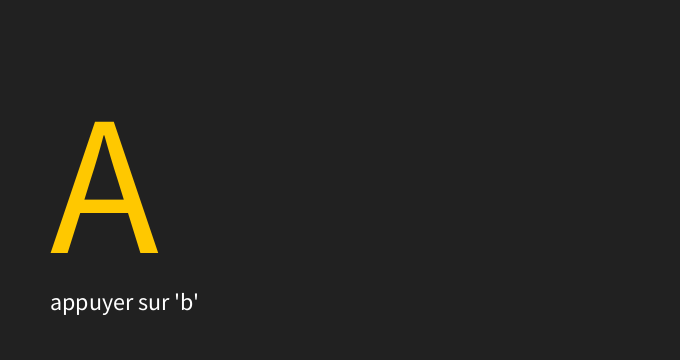
Frame 1 (no input)
Frame 60 (the mouse pressed at the canvas centre just before this capture): identical to frame 1, image omitted
Frame 120 (the mouse held since frame 60 and released just before this capture): identical to frame 1, image omitted

The Processing sketch that drew this single still picture (run headless with seeded random() and noise(); from frame 60 on, the mouse is pressed at the canvas centre):

// Processing sketch: Variables_01
// ── Variables_01.pde
/*
 * VARIABLES_01 : Types de données
 * 
 * Ce sketch démontre les principaux types de données utilisés
 * pour créer des variables en Processing.
 *
 * Lire sur le typage statique :
 * https://fr.wikipedia.org/wiki/Typage_statique
 *
 * MW_2016
 * https://github.com/FreeArtBureau/ITERATIONS
 * www.iterations.fabprojects.codes
 *
 * end
 
 */

/////////////////////////// GLOBALS ////////////////////////////

// Déclaration de plusieurs variables avec :
// 1). type de données (int, float, String...)
// 2). nom de la variable (x, y, maCouleur...)
// 3). et éventuellement une valeur initiale. Voir plus loin

int x = 50;
float y = 253.078;

String mot = "WORD";
String infos = "appuyer sur 'b'";
char lettre = 'A';
boolean afficher = false;

color maCouleur; // Notez que nous n'avons pas donné de valeur initiale ici !

/////////////////////////// SETUP ////////////////////////////

void setup() {
  size(680, 360);
  background(33);
  smooth();
  noStroke();
}

/////////////////////////// DRAW ////////////////////////////
void draw() {
  background(33);
  
  textSize(200);
  if (afficher) {
    // la variable 'maCouleur' est attribuée une valeur ici (bleu)
    maCouleur = color(0, 0, 255);
    fill(maCouleur);
    text(mot, x, y);
  } else 
  {
    // et aussi ici (jaune) - cela dépend de notre état boolean 'afficher' 
    maCouleur = color(255, 200, 0);
    fill(maCouleur);
    text(lettre, x, y);
  }
  
  textSize(24);
  fill(255);
  text(infos, x, 310);
}

/////////////////////////// FUNCTIONS ////////////////////////////
// Ici, nous avons ce qu'on appelle une fonction d'événement.
// Lorsqu'on appuie sur la touche 'b' du clavier, on change notre état de boolean 'afficher'
void keyPressed() {
  if (key == 'b') {
    afficher = !afficher;
  }
  // cette commande est pratique pour afficher des infos dans la console en bas
  // de cette fenêtre - partie noir
  println(afficher);
}
